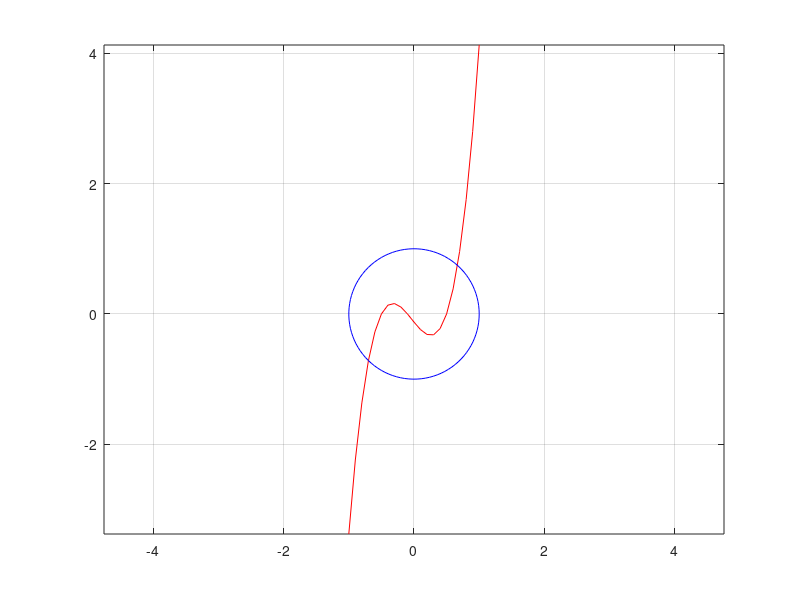

Reproduce this figure in MATLAB. (Note: this script raises an error after producing the figure.)
f = @(x) 5*(x+1/2).*(x+1/10).*(x-1/2);
X = [-1:0.1:1];

theta = linspace(0,2*pi,100);

x_c = cos(theta);
y_c = sin(theta);

plot(X, f(X), 'r', x_c, y_c, 'b');
grid on;
axis equal;
hold on;

sc1 = @(x) f(x)-sqrt(1-x.^2);
sc2 = @(x) f(x)+sqrt(1-x.^2);

toll = 1e-6;

[alpha1, it1] = bisezione(sc1,0,1,toll);
[alpha2, it2] = bisezione(sc2,-1,0,toll);

err1 = abs(fzero(sc1,0)-alpha1);
err2 = abs(fzero(sc2,-1/2)-alpha2);

fprintf("La prima intersezione è in x: %16.12f con errore: %8.5e in %3d iterazioni \n", alpha1, err1, it1);
fprintf("La seconda intersezione è in x: %16.12f con errore: %8.5e in %3d iterazioni \n", alpha2, err2, it2);